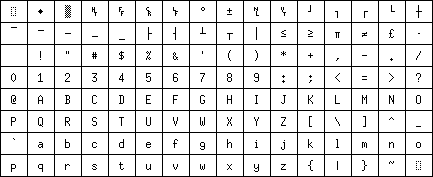
#> input picture font-table.png, 433 x 177 px
$ python mkfnt.py
#> lines starting #> are read from the running program, lines starting #| are printed output that depends on the picture
from PIL import Image

img = Image.open('font-table.png')
#> img is the input picture: PIL image 433x177 RGBA; mean R, G, B, A 226.6, 226.6, 226.6, 255

cols = 16
rows_original = 8      # всего строк в исходной таблице
glyph_width = 6
glyph_height = 13
spacing_x = 27
spacing_y = 22
start_x = 11
start_y = 5

rows_result = rows_original - 2   # 6 строк в результате

result = Image.new('RGB', (cols * glyph_width, rows_result * glyph_height), color='white')
#> result: PIL image 96x78 RGB; every value is 255

for r in range(rows_result):
    original_row = r + 2          # пропускаем строки 0 и 1
    for col in range(cols):
        left = start_x + col * spacing_x
        top = start_y + original_row * spacing_y
        right = left + glyph_width
        bottom = top + glyph_height
        glyph = img.crop((left, top, right, bottom))
        result.paste(glyph, (col * glyph_width, r * glyph_height))
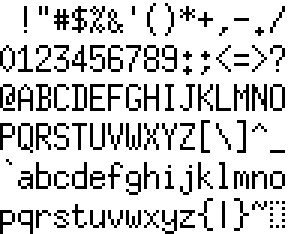
#> result: PIL image 96x78 RGB (shown 3 times larger); 81.6% white; black in thin lines or dots

result.save('font.png')
print(f"Готово! Размер результата: {cols * glyph_width} x {rows_result * glyph_height}")
